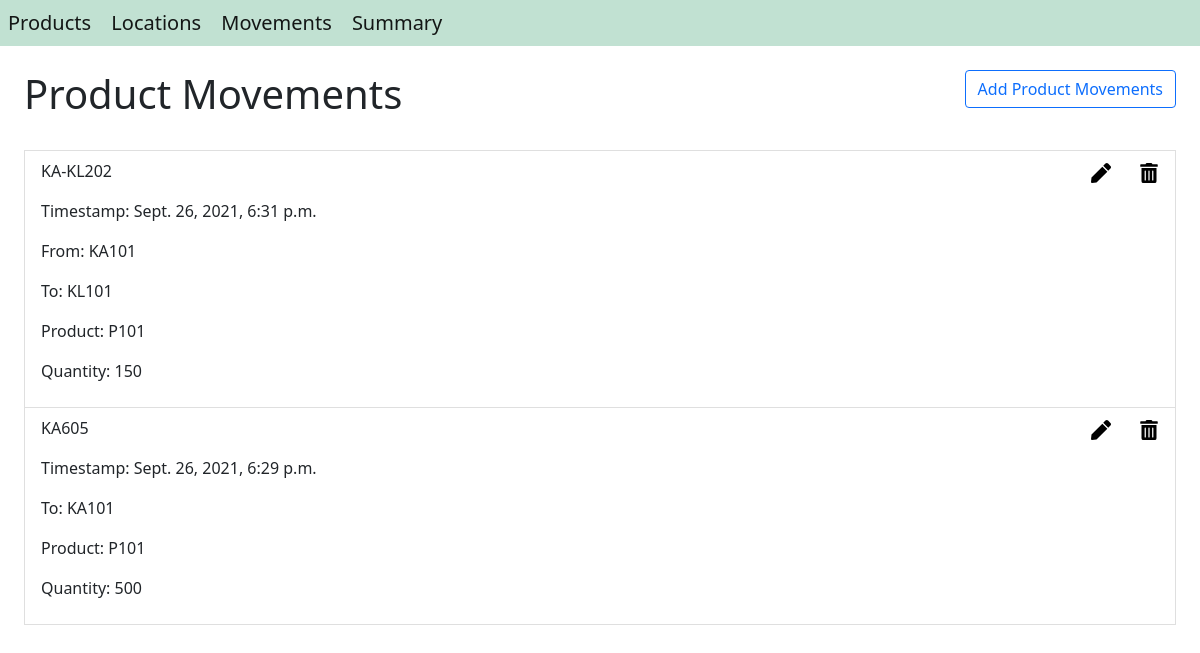
The page /movements on the database as committed earlier.
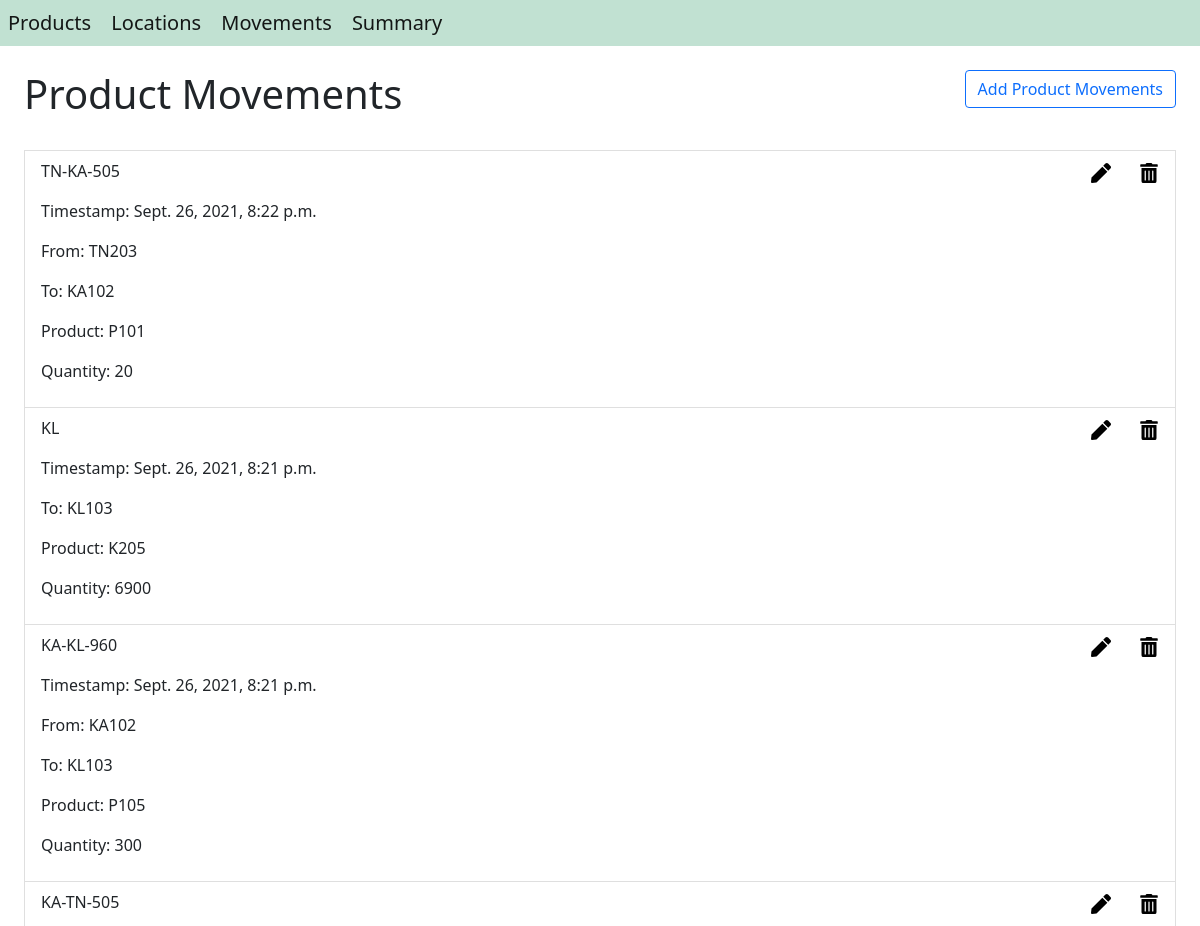
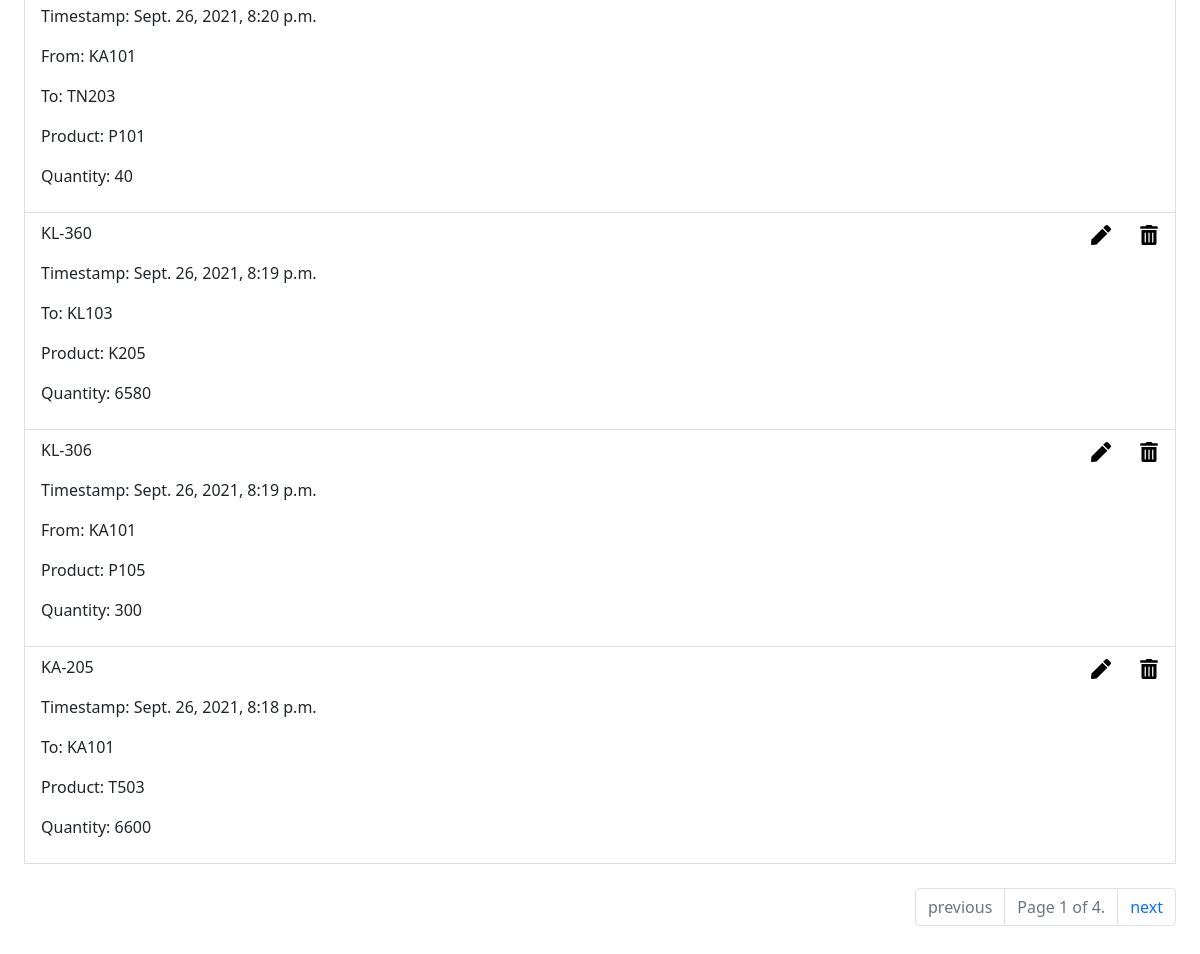
The same page on the database as committed later (2 pictures, top to bottom).
### inventory_management/models.py (models this page shows, shortened)
class ProductMovement(models.Model):
    movement_id = models.CharField(max_length=16, primary_key=True)
    timestamp = models.DateTimeField(auto_now=True)
    from_location = models.ForeignKey(Location, null=True, blank=True, on_delete=models.CASCADE, related_name='from_location')
    to_location = models.ForeignKey(Location, null=True, blank=True, on_delete=models.CASCADE, related_name='to_location')
    product = models.ForeignKey(Product, on_delete=models.CASCADE)
    quantity = models.IntegerField()

class Location(models.Model):
    location_id = models.CharField(max_length=16, primary_key=True)
    location_name = models.CharField(max_length=64)
    def __str__(self):
        return self.location_id

class Product(models.Model):
    product_id = models.CharField(max_length=16, primary_key=True)
    product_name = models.CharField(max_length=64)
    def __str__(self):
        return self.product_id

### inventory_management/views.py (the view)
# urls.py: path('movements', MovementPage.as_view(), name='movements'),
class MovementPage(ListView):
    template_name = 'inventory_management/movement.html'
    model = ProductMovement
    paginate_by = 7
    def get_context_data(self, **kwargs):
        context = super().get_context_data(**kwargs)
        context['title'] = 'Movements'
        return context
    def get_queryset(self):
        return ProductMovement.objects.all().order_by('-timestamp')

### inventory_management/templates/inventory_management/movement.html (shortened to what this page needs)
{% extends "inventory_management/home.html" %}
{% load static %}
{% block stylesheet %}
  <link rel="stylesheet" href="{% static 'inventory_management/product.css' %}">
{% endblock stylesheet %}
{% block body %}
    <div class="custom-disable">
        <div class="ms-4 mt-4 me-4 mb-4 d-flex justify-content-between">
            <h1>Product Movements</h1>
            <a href=" {% url 'new_movement' %} "><button class="btn btn-outline-primary">Add Product Movements</button></a>
        </div>
        <div class="list-grpup ms-4 mt-4 me-4 custom-product-list">
            {% for movement in productmovement_list %}
                <div class="list-group-item">
                    <div class="d-flex justify-content-between">
                        <p>{{ movement.movement_id }}</p>
                        <div>
                            <a href="{% url 'edit_movement' movement.movement_id %}" class="custom-link">
                                <img src="{% static 'inventory_management/pen-solid.svg' %}" alt="edit" class="custom-icon me-4">
                            </a>
                            <img src="{% static 'inventory_management/trash-alt-solid.svg' %}" alt="delete" class="custom-icon" onclick="delete_dialog('{{movement.movement_id}}')">
                        </div>
                    </div>
                    <p> Timestamp: {{ movement.timestamp }} </p>
                    {% if movement.from_location %}
                        <p> From: {{ movement.from_location }} </p>
                    {% endif %}
                    {% if movement.to_location %}
                        <p> To: {{ movement.to_location }} </p>
                    {% endif %}
                    <p> Product: {{ movement.product }} </p>
                    <p> Quantity: {{ movement.quantity }} </p>
                </div>
            {% endfor %}
        </div>
        {% if is_paginated %}
            <nav aria-label="Page navigation example">
                <ul class="pagination justify-content-end mt-4 me-4">
                    {% if page_obj.has_previous %}
                        <li class="page-item">
                            <a class="page-link" href="/movements?page={{ page_obj.previous_page_number }}">previous</a>
                        </li>
                    {% else %}
                        <li class="page-item disabled">
                            <p class="page-link">previous</p>
                        </li>
                    {% endif %}
                    <li class="page-item disabled">
                        <p class="page-link"> Page {{ page_obj.number }} of {{ page_obj.paginator.num_pages }}. </p>
                    </li>
                    {% if page_obj.has_next %}
                        <li class="page-item">
                            <a class="page-link" href="/movements?page={{ page_obj.next_page_number }}">next</a>
                        </li>
                    {% else %}
                        <li class="page-item disabled">
                            <p class="page-link">next</p>
                        </li>
                    {% endif %}
                </ul>
              </nav>
        {% endif %}
    </div>
{% endblock body %}

Rows that differ between the two databases and show on the page:
no longer on this page (row edited): ProductMovement: movement_id "KA-KL202", timestamp "Sept. 26, 2021, 6:31 p.m.", from_location "KA101", to_location "KL101", product "P101", quantity "150"
no longer on this page (row unchanged): ProductMovement: movement_id "KA605", timestamp "Sept. 26, 2021, 6:29 p.m.", to_location "KA101", product "P101", quantity "500"
added ProductMovement: movement_id "TN-KA-505", timestamp "Sept. 26, 2021, 8:22 p.m.", from_location "TN203", to_location "KA102", product "P101", quantity "20"
added ProductMovement: movement_id "KL", timestamp "Sept. 26, 2021, 8:21 p.m.", to_location "KL103", product "K205", quantity "6900"
added ProductMovement: movement_id "KA-KL-960", timestamp "Sept. 26, 2021, 8:21 p.m.", from_location "KA102", to_location "KL103", product "P105", quantity "300"
added ProductMovement: movement_id "KA-TN-505", timestamp "Sept. 26, 2021, 8:20 p.m.", from_location "KA101", to_location "TN203", product "P101", quantity "40"
added ProductMovement: movement_id "KL-360", timestamp "Sept. 26, 2021, 8:19 p.m.", to_location "KL103", product "K205", quantity "6580"
added ProductMovement: movement_id "KL-306", timestamp "Sept. 26, 2021, 8:19 p.m.", from_location "KA101", product "P105", quantity "300"
added ProductMovement: movement_id "KA-205", timestamp "Sept. 26, 2021, 8:18 p.m.", to_location "KA101", product "T503", quantity "6600"
Other text that changed with them:
{{ page_obj.number }}: (not shown) → "1"
{{ page_obj.paginator.num_pages }}: (not shown) → "4"
text now shown: "previous Page of . next"
